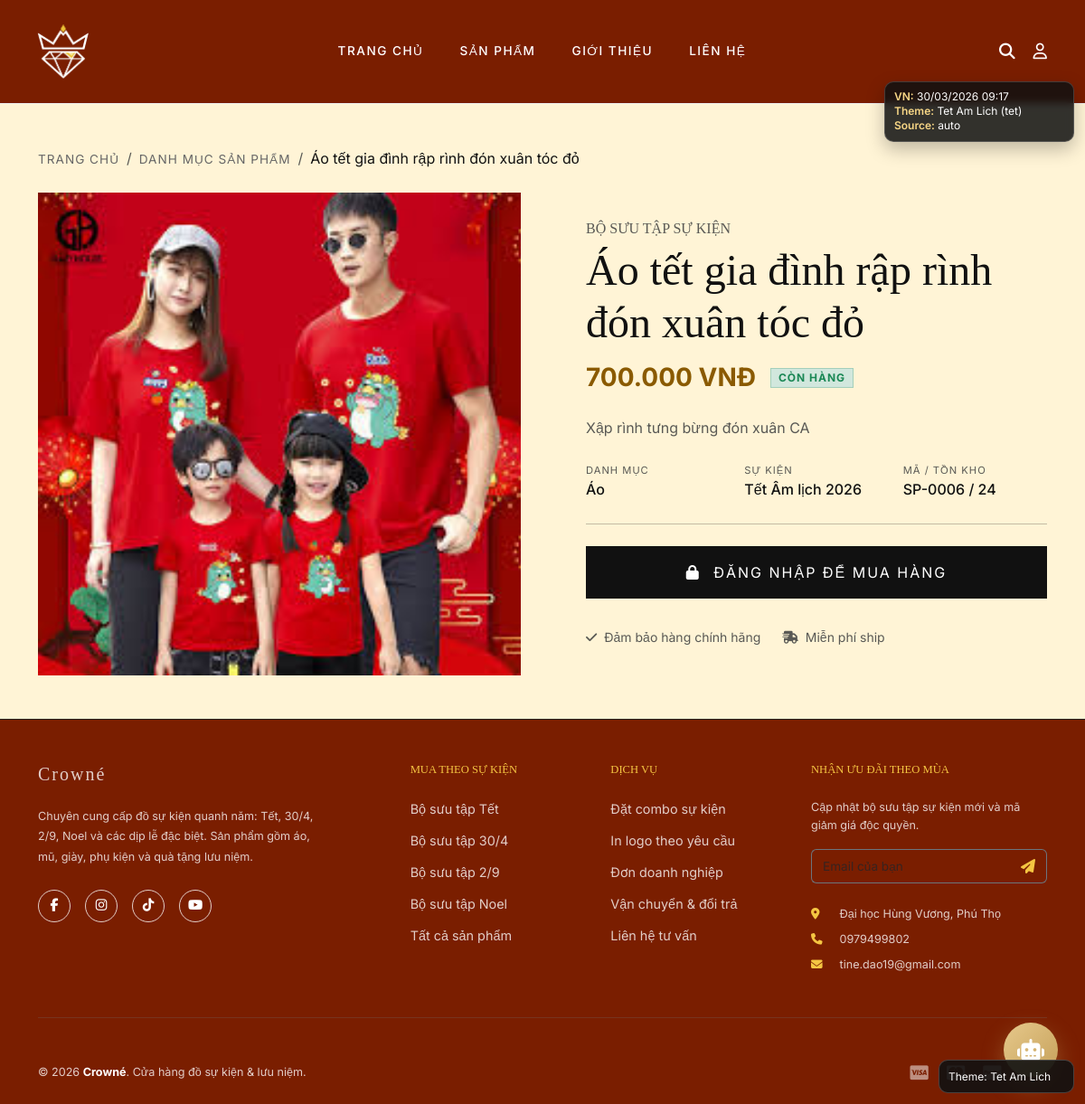
/product.php?id=6, run on the app's committed database.
### tables this page shows
CREATE TABLE `products` (
  `id` int(11) NOT NULL,
  `name` varchar(150) NOT NULL,
  `description` text DEFAULT NULL,
  `price` decimal(10,2) NOT NULL,
  `stock` int(11) NOT NULL DEFAULT 0,
  `image` varchar(255) DEFAULT NULL,
  `category_id` int(11) DEFAULT NULL,
  `event_slug` varchar(20) NOT NULL DEFAULT 'default',
  `created_at` datetime DEFAULT current_timestamp()
);

CREATE TABLE `categories` (
  `id` int(11) NOT NULL,
  `name` varchar(100) NOT NULL
);

CREATE TABLE `events` (
  `id` int(11) NOT NULL,
  `slug` varchar(30) NOT NULL,
  `name` varchar(150) NOT NULL,
  `start_date` date NOT NULL,
  `end_date` date NOT NULL,
  `is_enabled` tinyint(1) NOT NULL DEFAULT 1,
  `priority` int(11) NOT NULL DEFAULT 0,
  `created_at` datetime DEFAULT current_timestamp()
);

### config/database.php (called while the page is built, shortened)
<?php
try {
    $conn = new PDO(
        "mysql:host={$_ENV['DB_HOST']};dbname={$_ENV['DB_NAME']};charset=utf8mb4",
        $_ENV['DB_USER'],
        $_ENV['DB_PASS'],
        [
            PDO::ATTR_ERRMODE            => PDO::ERRMODE_EXCEPTION,
            PDO::ATTR_DEFAULT_FETCH_MODE => PDO::FETCH_ASSOC,
            PDO::ATTR_EMULATE_PREPARES   => false
        ]
    );
} catch (PDOException $e) {
    die("Connection failed: " . $e->getMessage());
}
function hasTable(string $table): bool {
    global $conn;
    static $cache = [];
    $table = trim($table);
    try {
        $stmt = $conn->prepare(
            "SELECT COUNT(*)
             FROM information_schema.TABLES
             WHERE TABLE_SCHEMA = DATABASE()
               AND TABLE_NAME = :table_name"
        );
        $stmt->execute([':table_name' => $table]);
        $cache[$table] = ((int)$stmt->fetchColumn()) > 0;
    } catch (Throwable $e) {
        $cache[$table] = false;
    }
    return $cache[$table];
}
function isLogin(): bool {
    return isset($_SESSION['user_id']);
}
function formatVND(float|int|string|null $amount): string {
    $value = (float)($amount ?? 0);
    return number_format($value, 0, ',', '.') . ' VNĐ';
}
function hasProductEventColumn(): bool {
    global $conn;
    static $exists = false;
    if (!hasTable('products')) {
        $exists = false;
        return $exists;
    }
    try {
        $stmt = $conn->prepare(
            "SELECT COUNT(*) FROM information_schema.COLUMNS
             WHERE TABLE_SCHEMA = DATABASE()
               AND TABLE_NAME = 'products'
               AND COLUMN_NAME = 'event_slug'"
        );
        $stmt->execute();
        $exists = ((int)$stmt->fetchColumn()) > 0;
    } catch (Throwable $e) {
        $exists = false;
    }
    return $exists;
}

### product.php (the view, shortened to what this page needs)
<?php
require 'config/database.php';
$id = isset($_GET['id']) ? (int)$_GET['id'] : 0;
$product = null;
if ($id > 0) {
    $hasCategories = hasTable('categories');
    $hasEvents = hasTable('events');
    $hasEventColumn = hasProductEventColumn();
    $selectCategory = $hasCategories ? 'c.name AS category_name' : "NULL AS category_name";
    $selectEvent = ($hasEvents && $hasEventColumn) ? 'e.name AS event_name' : "NULL AS event_name";
    $joinCategory = $hasCategories ? 'LEFT JOIN categories c ON c.id = p.category_id' : '';
    $joinEvent = ($hasEvents && $hasEventColumn) ? 'LEFT JOIN events e ON e.slug = p.event_slug' : '';
    $whereParts = ['p.id = :id'];
    $params = [':id' => $id];
    if ($hasEventColumn) {
        $activeEventSlug = getActiveSaleEventSlug();
        if (empty($activeEventSlug)) {
            $whereParts[] = '1 = 0';
        } else {
            $whereParts[] = 'p.event_slug = :event_slug';
            $params[':event_slug'] = $activeEventSlug;
        }
    }
    $sql = "SELECT p.*, $selectCategory, $selectEvent
            FROM products p
            $joinCategory
            $joinEvent
            WHERE " . implode(' AND ', $whereParts) . "
            LIMIT 1";
    $stmt = $conn->prepare($sql);
    $stmt->execute($params);
    $row = $stmt->fetch(PDO::FETCH_ASSOC);
    if ($row) {
        $product = $row;
    }
}
$stock = (int)($product['stock'] ?? 0);
$stockLabel = $stock > 0 ? 'Còn hàng' : 'Hết hàng';
$stockBadgeClass = $stock > 0
    ? 'bg-success-subtle text-success border-success-subtle'
    : 'bg-danger-subtle text-danger border-danger-subtle';
$categoryLabel = trim((string)($product['category_name'] ?? ''));
$eventLabel = trim((string)($product['event_name'] ?? ''));
$productCode = 'SP-' . str_pad((string)$product['id'], 4, '0', STR_PAD_LEFT);
include 'includes/header.php';
?>
<div class="container py-5 fade-in-page">
    <nav aria-label="breadcrumb" class="mb-4">
        <ol class="breadcrumb breadcrumb-luxury">
            <li class="breadcrumb-item"><a href="index.php">Trang chủ</a></li>
            <li class="breadcrumb-item"><a href="category.php">Danh mục sản phẩm</a></li>
            <li class="breadcrumb-item active" aria-current="page"><?= htmlspecialchars($product['name']) ?></li>
        </ol>
    </nav>
    <div class="row g-5 align-items-center">
        <div class="col-lg-6">
            <div class="detail-image-wrapper">
                <img src="assets/images/<?= !empty($product['image']) ? htmlspecialchars($product['image']) : 'placeholder.jpg' ?>"
                     class="detail-image"
                     alt="<?= htmlspecialchars($product['name']) ?>">
            </div>
        </div>
        <div class="col-lg-6">
            <div class="ps-lg-4">
                <h6 class="text-uppercase text-muted letter-spacing-2 mb-2">Bộ sưu tập sự kiện</h6>
                <h1 class="display-5 mb-3 font-heading"><?= htmlspecialchars($product['name']) ?></h1>
                <div class="d-flex align-items-center mb-4">
                    <span class="h3 mb-0 fw-bold" style="color: #8a5a00;"><?= formatVND($product['price']) ?></span>
                    <span class="badge ms-3 rounded-0 border text-uppercase <?= $stockBadgeClass ?>" style="letter-spacing: 1px;"><?= $stockLabel ?></span>
                </div>
                <p class="text-muted mb-4" style="line-height: 1.8;">
                    <?= !empty($product['description']) ? nl2br(htmlspecialchars($product['description'])) : 'Thiết kế phù hợp cho các dịp lễ trong năm, dễ phối đồ và thích hợp làm quà lưu niệm.' ?>
                </p>
                <div class="row mb-4 g-3">
                    <div class="col-6 col-sm-4">
                        <small class="text-uppercase text-muted d-block" style="font-size: 0.7rem; letter-spacing: 1px;">Danh mục</small>
                        <span class="fw-medium"><?= htmlspecialchars($categoryLabel) ?></span>
                    </div>
                    <div class="col-6 col-sm-4">
                        <small class="text-uppercase text-muted d-block" style="font-size: 0.7rem; letter-spacing: 1px;">Sự kiện</small>
                        <span class="fw-medium"><?= htmlspecialchars($eventLabel) ?></span>
                    </div>
                    <div class="col-6 col-sm-4">
                        <small class="text-uppercase text-muted d-block" style="font-size: 0.7rem; letter-spacing: 1px;">Mã / Tồn kho</small>
                        <span class="fw-medium"><?= htmlspecialchars($productCode) ?> / <?= $stock ?></span>
                    </div>
                </div>
                <hr class="my-4 opacity-25">
                <div class="d-grid gap-3 d-md-flex">
                    <?php if (isLogin()): ?>
                        <button class="btn btn-luxury flex-grow-1 py-3" onclick="addToCart(<?= $product['id'] ?>)">
                            <i class="fa-solid fa-bag-shopping me-2"></i> Thêm vào giỏ hàng
                        </button>
                        <a href="checkout.php?buy_now=1&product_id=<?= $product['id'] ?>" class="btn btn-outline-dark rounded-0 flex-grow-1 py-3 text-uppercase d-flex align-items-center justify-content-center" style="letter-spacing: 1px; text-decoration: none;">
                            Mua ngay
                        </a>
                    <?php else: ?>
                        <a href="login.php?msg=cart" class="btn btn-luxury flex-grow-1 py-3">
                            <i class="fa-solid fa-lock me-2"></i> Đăng nhập để mua hàng
                        </a>
                    <?php endif; ?>
                </div>
                <div class="mt-4 pt-2 d-flex gap-4 text-muted small">
                    <span><i class="fa-solid fa-check me-2"></i>Đảm bảo hàng chính hãng</span>
                    <span><i class="fa-solid fa-truck-fast me-2"></i>Miễn phí ship</span>
                </div>
            </div>
        </div>
    </div>
</div>
<?php include 'includes/footer.php'; ?>

### assets/css/style.css (style rules this page uses)
:root { --primary-color: #111111; --secondary-color: #666666; --accent-color: #c5a059; --bg-light: #f8f9fa; --font-heading: 'Playfair Display', serif; --font-body: 'Inter', sans-serif; --shell-bg: #ffffff; --shell-text: #111111; --shell-muted: rgba(17, 17, 17, 0.7); }
html { scroll-behavior: smooth; }
body { font-family: var(--font-body); color: var(--primary-color); background-color: #fff; line-height: 1.6; transition: color 0.3s ease, background-color 0.3s ease; animation: fadeIn 0.6s ease-in-out; display: flex; flex-direction: column; min-height: 100vh; }
h1, h2, h3, h4, h5, h6, .navbar-brand { font-family: var(--font-heading); }
.btn-luxury { background-color: var(--primary-color); color: #fff; padding: 12px 35px; text-transform: uppercase; letter-spacing: 2px; border: 1px solid var(--primary-color); border-radius: 0; transition: all 0.3s ease; }
.fade-in-page { animation: fadeInPage 0.5s cubic-bezier(0.25, 0.46, 0.45, 0.94) forwards; }
.breadcrumb-luxury .breadcrumb-item a { color: var(--secondary-color); text-decoration: none; font-size: 0.85rem; text-transform: uppercase; letter-spacing: 1px; }
.breadcrumb-luxury .breadcrumb-item.active { color: var(--primary-color); }
.detail-image-wrapper { background-color: #f8f9fa; overflow: hidden; display: flex; align-items: center; justify-content: center; aspect-ratio: 1/1; min-height: 460px; cursor: zoom-in; }
.detail-image { width: 100%; height: 100%; object-fit: contain; transform: none; image-rendering: auto; transition: transform 0.6s cubic-bezier(0.25, 0.46, 0.45, 0.94); }

### assets/css/themes/tet.css (style rules this page uses)
body.theme-tet { background: #fff4d6; }
.theme-tet { --accent-color: #f4c542; --shell-bg: #7a1e00; --shell-text: #ffffff; --shell-muted: rgba(255, 255, 255, 0.78); }

### data on the page
products: name "Áo tết gia đình rập rình đón xuân tóc đỏ", image (picture), price "700.000 VNĐ", stock "CÒN HÀNG", description "Xập rình tưng bừng đón xuân CA", category.name "Áo", events.name "Tết Âm lịch 2026", id "SP-0006", stock "24"

### other printed values
$vnNow->format('d/m/Y H:i') "30/03/2026 09:17"
$THEME['name'] "Tet Am Lich"
$THEME['slug'] "tet"
$themeSource "auto"
$_ENV['APP_NAME'] "Crowné"
$_ENV['ADDRESS_ADMIN'] "Đại học Hùng Vương, Phú Thọ"
$_ENV['PHONE_ADMIN'] "0979499802"
$_ENV['EMAIL_ADMIN'] "tine.dao19@gmail.com"
$currentThemeName "Tet Am Lich"
